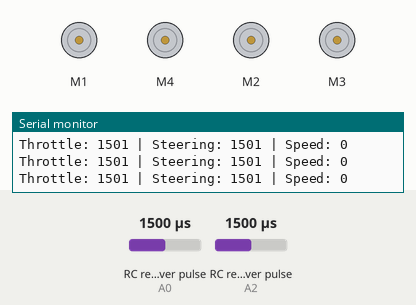
Bench run of a sketch on a simulated Arduino Uno, built with avr-gcc and run on an emulated ATmega328P. Parts: 4 × DC motor (green arrow = forward, orange = backward, longer = faster), the last lines printed to the serial monitor. Wiring (inferred from the names in the program): 2 × RC receiver channel: data A0 / data A2. Inputs (shaded band) come from the test bench; at power-on: RC receiver pulse (sensors on A0, A2) 1500 µs.

Above: at 1.2 s.
1.3 s: RC receiver pulse (sensor on A0) set to 1406 µs
4.3 s: RC receiver pulse (sensor on A0) set to 1385 µs
At 5.1 s:
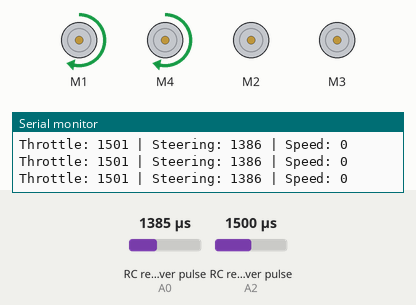
5.8 s: RC receiver pulse (sensor on A2) set to 1250 µs
At 7.0 s:
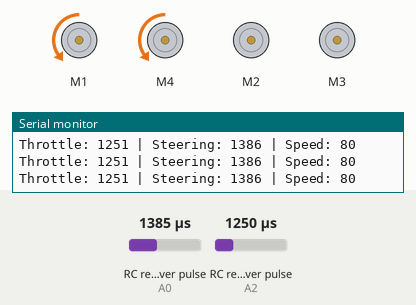
7.3 s: RC receiver pulse (sensor on A2) set to 1750 µs
At 7.7 s:
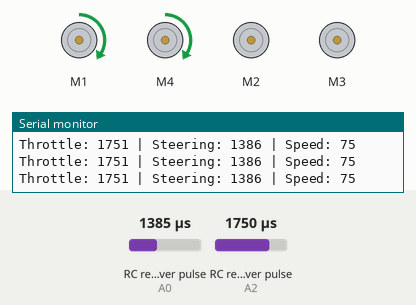
8.9 s: RC receiver pulse (sensor on A0) set to 1500 µs
At 9.6 s:
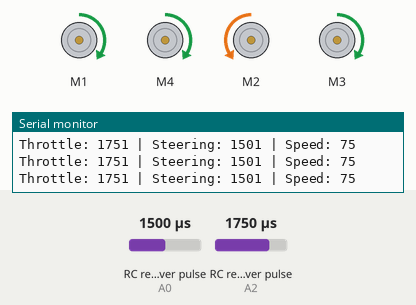
10.4 s: RC receiver pulse (sensor on A2) set to 1980 µs
At 11.5 s:
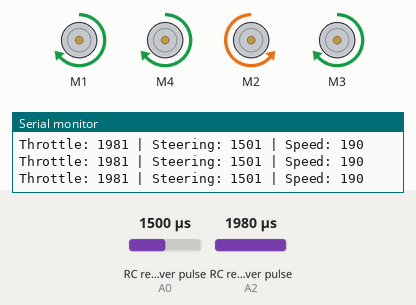
Timing chart, 0 to 12.9 s (numbered marks = the images above; inputs shaded):
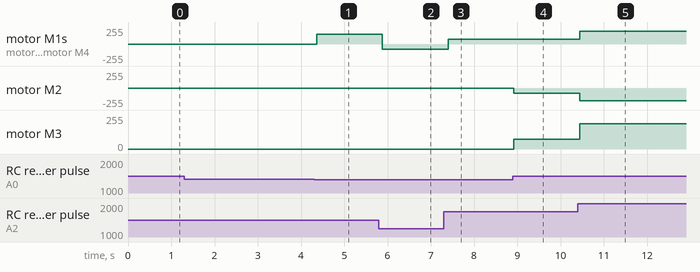

The sketch:

rc_car.ino
```cpp
#include <AFMotor.h>


// Motor setup
AF_DCMotor rearLeft(1);
AF_DCMotor rearRight(2); // M2 inverted
AF_DCMotor frontRight(3);
AF_DCMotor frontLeft(4);


// Receiver pins
#define THROTTLE_PIN A2  // throttle
#define STEER_PIN    A0  // steering


void setup() {
  Serial.begin(9600);
}


void loop() {
  // Read RC PWM signals
  unsigned long throttle = pulseIn(THROTTLE_PIN, HIGH, 50000);
  unsigned long steer    = pulseIn(STEER_PIN, HIGH, 50000);


  int speed = 0;


  // ----- Forward -----
  if (throttle > 1600) {
    speed = map(throttle, 1601, 2000, 0, 200);
    speed = constrain(speed, 0, 200);


    int leftSpeed = speed;
    int rightSpeed = speed;


    // Steering
    if (steer > 1600) {       // turn left
      leftSpeed = 0;
    }
    else if (steer < 1400) {  // turn right
      rightSpeed = 0;
    }


    rearLeft.setSpeed(leftSpeed);
    frontLeft.setSpeed(leftSpeed);
    rearRight.setSpeed(rightSpeed);
    frontRight.setSpeed(rightSpeed);


    rearLeft.run(FORWARD);
    frontLeft.run(FORWARD);


    rearRight.run(BACKWARD); // M2 inverted
    frontRight.run(FORWARD);
  }
  // ----- Reverse -----
  else if (throttle >= 1150 && throttle <= 1400) {
    speed = map(throttle, 1150, 1400, 0, 200);
    speed = constrain(speed, 0, 200);


    int leftSpeed = speed;
    int rightSpeed = speed;


    // Steering in reverse
    if (steer > 1600) {       // turn left
      leftSpeed = 0;
    }
    else if (steer < 1400) {  // turn right
      rightSpeed = 0;
    }


    rearLeft.setSpeed(leftSpeed);
    frontLeft.setSpeed(leftSpeed);
    rearRight.setSpeed(rightSpeed);
    frontRight.setSpeed(rightSpeed);


    rearLeft.run(BACKWARD);
    frontLeft.run(BACKWARD);


    rearRight.run(FORWARD); // M2 inverted
    frontRight.run(BACKWARD);
  }
  // ----- Neutral / Steering only -----
  else if (throttle > 1400 && throttle <= 1600) {
    int leftSpeed  = 0;
    int rightSpeed = 0;


    if (steer > 1600) {       // turn left
      leftSpeed = 0;
      rightSpeed = 150;
    }
    else if (steer < 1400) {  // turn right
      leftSpeed = 150;
      rightSpeed = 0;
    }


    rearLeft.setSpeed(leftSpeed);
    frontLeft.setSpeed(leftSpeed);
    rearRight.setSpeed(rightSpeed);
    frontRight.setSpeed(rightSpeed);


    rearLeft.run(FORWARD);
    frontLeft.run(FORWARD);


    rearRight.run(BACKWARD); // M2 inverted
    frontRight.run(FORWARD);
  }
  // ----- Full Neutral below 1150 -----
  else {
    rearLeft.run(RELEASE);
    frontLeft.run(RELEASE);
    rearRight.run(RELEASE);
    frontRight.run(RELEASE);
  }


  // ----- Serial debug -----
  Serial.print("Throttle: "); Serial.print(throttle);
  Serial.print(" | Steering: "); Serial.print(steer);
  Serial.print(" | Speed: "); Serial.println(speed);


  delay(50);
}
```

Measured:
- the behaviour switches between 1399 and 1398 µs on RC receiver pulse (sensor on A0) (found by bisection; images 0 and 1)
- after the input at 4.3 s, motor M1, motor M4: stopped → forward 150/255 after 0.06 s
- after the input at 5.8 s, motor M1, motor M4: forward 150/255 → backward 80/255 after 0.08 s
- after the input at 7.3 s, motor M1, motor M4: backward 80/255 → forward 75/255 after 0.10 s
- after the input at 8.9 s, motor M2: stopped → backward 75/255 at once; motor M3: stopped → forward 75/255 at once
- after the input at 10.4 s, motor M1, motor M4, motor M3: forward 75/255 → forward 190/255 at once; motor M2: backward 75/255 → backward 190/255 at once
